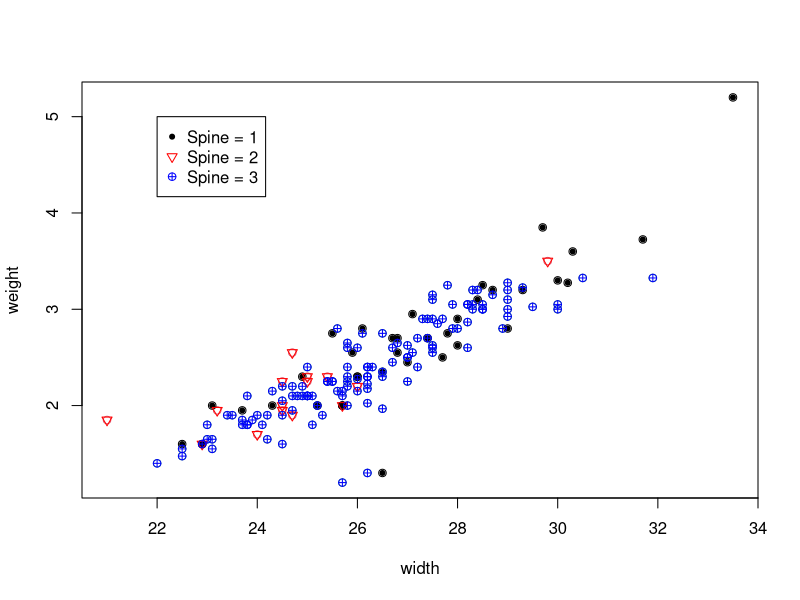
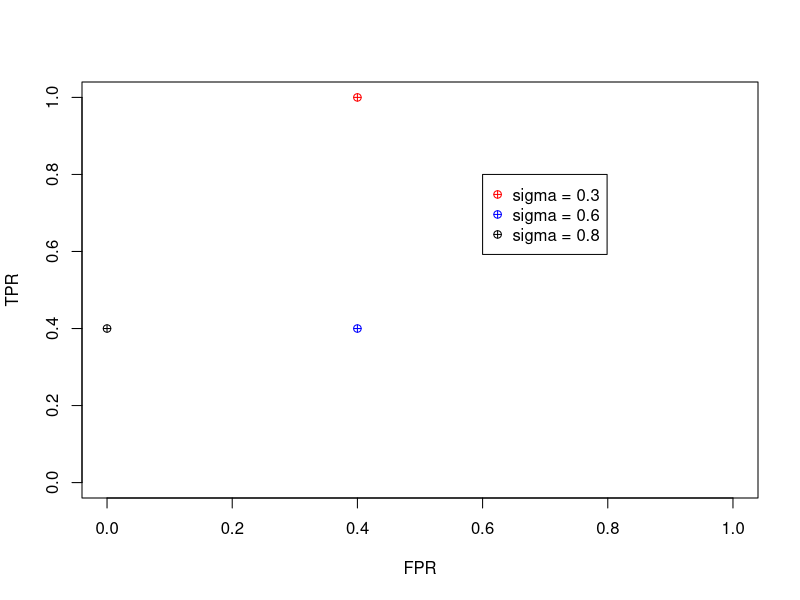

The R script that drew these images, in order:
setwd("C:/Users/yaote/DSA1101/data")

data<-read.csv('crab.csv')#, header=T)
head(data)
data$spine = as.factor(data$spine)
table(data$spine)
attach(data)

plot(width,weight, col = spine)# type = "n")
points(width[which(spine==1)],weight[which(spine==1)],pch = 20, col = "black")
points(width[which(spine==2)],weight[which(spine==2)],pch = 6, col = "red")
points(width[which(spine==3)],weight[which(spine==3)],pch = 10, col= "blue")
legend(22, 5, legend = c("Spine = 1", "Spine = 2", "Spine = 3"), 
col = c("black", "red", "blue"), pch = c(20, 6, 10))


M = lm(weight ~ width + spine, data = data)
summary(M)


# Q2
#(FPR, TPR) = (0.4, 1), (0.4, 0.4), (0, 0.4)

x = c(0.4, 0.4, 0)
y = c(1, 0.4, 0.4)
plot(x,y, type = "n", xlab = "FPR", ylab = "TPR", ylim = c(0,1), xlim = c(0,1))
points(0.4,1, pch = 10, col = "red") # sigma = 0.3
points(0.4,0.4, pch = 10, col = "blue") # sigma = 0.6
points(0,0.4, pch = 10, col = "black") # sigma = 0.8
legend(0.6, 0.8, legend = c("sigma = 0.3", "sigma = 0.6", "sigma = 0.8"), 
col = c("red", "blue","black"), pch = c(10, 10, 10))




# Q3

library("class")

caravan = read.csv("Caravan.csv")
head(caravan)
nrow(caravan)
dim(caravan) # 87 columns, the first column can be ignored
#description: 85 predictors to measure demographic characteristics.
# Response = Purchase, indicates whether or not an individual purchase a caravan insurance policy.
caravan[87]

#(a)
table(caravan$Purchase)
table(caravan$Purchase)[2]/sum(table(caravan$Purchase)) #6%
# dataset has 6% of people purchased caravan insurance

#(b)
caravan=caravan[,-1] # remove the first column since it's of no information

#SCALING THE INPUT FEATURES
standardized.X= scale(caravan[,-86]) # scaling all the features, except the last column = RESPONSE


# (c)

n = dim(caravan)[1] # sample size = 5822

set.seed (5)
test = sample(1:n, 2000) # sample a random set of 2000 INDEXES, ranging from 1:n.
train.X=standardized.X[-test ,] #training set of features
test.X =standardized.X[test ,]  # test set of features

train.Y=caravan$Purchase[-test] # response for training set
test.Y =caravan$Purchase[test] # response for test set
train.Y
test.Y
# (d) 


knn.pred = knn(train.X,test.X,train.Y,k=1) # KNN with k = 1
confusion.matrix=table(test.Y,knn.pred)
confusion.matrix # Yes is in the second column/row  = POSITIVE
precision = confusion.matrix[2,2]/sum(confusion.matrix[,2])
precision


# KNN with k = 3
knn.pred = knn(train.X,test.X,train.Y,k=3) # KNN with k = 3
confusion.matrix=table(test.Y,knn.pred)
confusion.matrix # Yes is in the second column/row = POSITIVE
precision = confusion.matrix[2,2]/sum(confusion.matrix[,2])
precision


# KNN with k = 5
knn.pred = knn(train.X,test.X,train.Y,k=5) # KNN with k = 5
confusion.matrix=table(test.Y,knn.pred)
confusion.matrix
precision = confusion.matrix[2,2]/sum(confusion.matrix[,2])
precision


# KNN with k = 10
knn.pred = knn(train.X,test.X,train.Y,k=10) # KNN with k = 10
confusion.matrix=table(test.Y,knn.pred)
confusion.matrix

#        knn.pred
# test.Y   No  Yes
# No      1880   0
# Yes     120    0

# k = 10 is an even number, that might cause some ties when doing classification. 
# Hence, it could be the reason that causes some wrong classification that leads
# to the prediction Yes be all 0.